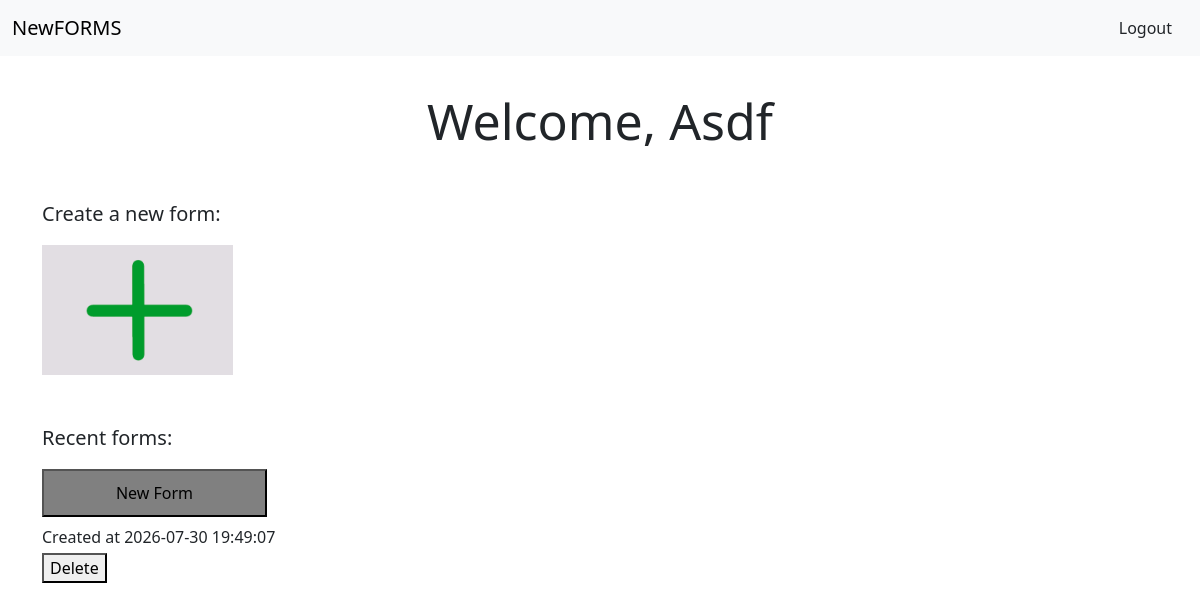
Screenshot of / (signed in) with the database file from the repository.
### tables this page shows
CREATE TABLE users (
    id TEXT PRIMARY KEY,
    username TEXT NOT NULL,
    email TEXT NOT NULL UNIQUE,
    hash TEXT NOT NULL
);

CREATE TABLE forms (
    id TEXT PRIMARY KEY,
    name TEXT DEFAULT 'New Form',
    title TEXT NOT NULL DEFAULT 'New Form',
    description TEXT DEFAULT '',
    created_at TEXT DEFAULT CURRENT_TIMESTAMP,
    user_id TEXT NOT NULL,
    FOREIGN KEY (user_id) 
        REFERENCES users (id)
        ON DELETE CASCADE
        ON UPDATE CASCADE
);

### app.py (the view)
@app.route("/")
@login_required
def index():
    user_id = session["user_id"]
    connection = read_conn()
    cursor = connection.cursor()
    cursor.execute("SELECT username FROM users WHERE id = ?", (user_id,))
    user = cursor.fetchone()[0]
    cursor.execute("SELECT name, id, created_at FROM forms WHERE user_id = ? ORDER BY created_at DESC", (user_id,))
    forms = cursor.fetchall()
    connection.close()
    return render_template("home.html", user=user, forms=forms)

### helpers.py (called while the page is built)
def login_required(f):
    @wraps(f)
    def decorated_function(*args, **kargs):
        if session.get("user_id") is None:
            return redirect(url_for("login"))
        return f(*args, **kargs)
    return decorated_function

def read_conn():
    conn = sqlite3.connect("database.db", timeout=5.0)
    return conn

### templates/home.html (shortened to what this page needs)
{% extends "layout.html" %}
{% block body %}
    <nav class="navbar navbar-expand-lg bg-body-tertiary">
        <div class="container-fluid">
            <a class="navbar-brand" href="/">NewFORMS</a>
            <a href="{{ url_for('logout')}}" class="mx-3 nav-link">Logout</a>
        </div>
    </nav>
    <div class="container">
        <h1 class="text-center home-title">Welcome, {{ user }}</h1>
        <div class="my-5">
            <p class="fs-5">Create a new form:</p>
            <a href="{{ url_for('create_form') }}">
                <img height="130px" src="/static/images/add_image.png" alt="add_forms">
            </a>
        </div>
        <div class="my-5">
            <p class="fs-5">Recent forms:</p>
            <div class="d-flex flex-wrap">
            {% if forms %}
                {% for form in forms %}
                    <div class="me-3 mb-4 d-flex flex-column">
                        <form action="/e/{{ form[1] }}" method="get">
                            <button class="form-btn-div mb-2">
                                {{ form[0] }}
                            </button>
                        </form>
                        <span class="mb-1">Created at {{ form[2] }}</span>
                        <form method="post" action="{{ url_for('delete_form') }}">
                            <button type="submit">Delete</button>
                        </form>
                    </div>
                {% endfor %}
            {% else %}
                <span class="mx-3 text-primary">No forms yet!</span>
            {% endif %}
            </div>
        </div>
    </div>
{% endblock %}

### static/styles.css (style rules this page uses)
.home-title { margin: 35px 0px; font-size: 50px; }
.form-btn-div { height:fit-content; width: 225px; background-color: gray; padding: 10px 20px; }
form { width: 100%; }

### rows the page displays
users: username "Asdf"
forms: name "New Form", created_at "2026-07-30 19:49:07"
